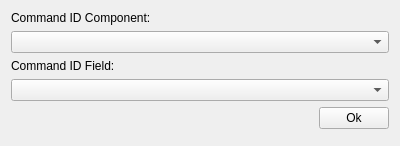
<?xml version="1.0" encoding="UTF-8"?>
<ui version="4.0">
 <class>Form</class>
 <widget class="QWidget" name="Form">
  <property name="windowModality">
   <enum>Qt::ApplicationModal</enum>
  </property>
  <property name="geometry">
   <rect>
    <x>0</x>
    <y>0</y>
    <width>400</width>
    <height>146</height>
   </rect>
  </property>
  <property name="windowTitle">
   <string>Select Command ID field</string>
  </property>
  <layout class="QVBoxLayout" name="verticalLayout_2">
   <item>
    <layout class="QVBoxLayout" name="verticalLayout">
     <item>
      <widget class="QLabel" name="label">
       <property name="text">
        <string>Command ID Component:</string>
       </property>
      </widget>
     </item>
     <item>
      <widget class="QComboBox" name="componentBox">
       <property name="toolTip">
        <string>Which command Component is the Command ID embedded in?</string>
       </property>
      </widget>
     </item>
     <item>
      <widget class="QLabel" name="label_2">
       <property name="text">
        <string>Command ID Field:</string>
       </property>
      </widget>
     </item>
     <item>
      <widget class="QComboBox" name="fieldBox">
       <property name="enabled">
        <bool>true</bool>
       </property>
       <property name="toolTip">
        <string>Which Field contains the command ID?</string>
       </property>
      </widget>
     </item>
     <item>
      <layout class="QHBoxLayout" name="horizontalLayout">
       <property name="bottomMargin">
        <number>6</number>
       </property>
       <item>
        <spacer name="horizontalSpacer">
         <property name="orientation">
          <enum>Qt::Horizontal</enum>
         </property>
         <property name="sizeHint" stdset="0">
          <size>
           <width>40</width>
           <height>20</height>
          </size>
         </property>
        </spacer>
       </item>
       <item>
        <widget class="QPushButton" name="okButton">
         <property name="maximumSize">
          <size>
           <width>70</width>
           <height>16777215</height>
          </size>
         </property>
         <property name="text">
          <string>Ok</string>
         </property>
        </widget>
       </item>
      </layout>
     </item>
     <item>
      <spacer name="verticalSpacer">
       <property name="orientation">
        <enum>Qt::Vertical</enum>
       </property>
       <property name="sizeHint" stdset="0">
        <size>
         <width>20</width>
         <height>40</height>
        </size>
       </property>
      </spacer>
     </item>
    </layout>
   </item>
  </layout>
 </widget>
 <resources/>
 <connections/>
</ui>
